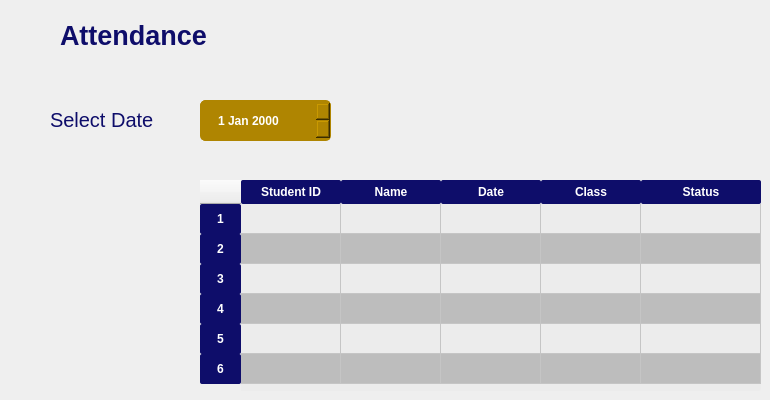
          <widget class="QWidget" name="page_4">
           <widget class="QLabel" name="label_26">
            <property name="geometry">
             <rect>
              <x>20</x>
              <y>20</y>
              <width>31</width>
              <height>31</height>
             </rect>
            </property>
            <property name="text">
             <string/>
            </property>
            <property name="pixmap">
             <pixmap resource="resources.qrc">:/Icons/calendar (1).png</pixmap>
            </property>
            <property name="scaledContents">
             <bool>true</bool>
            </property>
           </widget>
           <widget class="QLabel" name="label_27">
            <property name="geometry">
             <rect>
              <x>60</x>
              <y>10</y>
              <width>161</width>
              <height>51</height>
             </rect>
            </property>
            <property name="font">
             <font>
              <pointsize>20</pointsize>
              <weight>75</weight>
              <bold>true</bold>
             </font>
            </property>
            <property name="styleSheet">
             <string notr="true">color: rgb(14, 13, 106);</string>
            </property>
            <property name="text">
             <string>Attendance</string>
            </property>
           </widget>
           <widget class="QTableWidget" name="studentInfo_table_2">
            <property name="geometry">
             <rect>
              <x>200</x>
              <y>180</y>
              <width>561</width>
              <height>211</height>
             </rect>
            </property>
            <property name="sizePolicy">
             <sizepolicy hsizetype="Expanding" vsizetype="Expanding">
              <horstretch>0</horstretch>
              <verstretch>0</verstretch>
             </sizepolicy>
            </property>
            <property name="styleSheet">
             <string notr="true">QHeaderView::section{
	font-weight: bold;
	background-color: #0e0d6a;
	color: white;
	border: none;
	border-radius:2px;
	text-align: center;
	padding: 3px 15px
}

QTableWidget{
	alternate-background-color: #bdbdbd;
	border: none;
	background-color: #ececec;
	border-radius:2px;
	color: #0e0d6a;
	
/*width: 821 px;
height: 661 px;*/
}</string>
            </property>
            <property name="verticalScrollBarPolicy">
             <enum>Qt::ScrollBarAsNeeded</enum>
            </property>
            <property name="sizeAdjustPolicy">
             <enum>QAbstractScrollArea::AdjustIgnored</enum>
            </property>
            <property name="alternatingRowColors">
             <bool>true</bool>
            </property>
            <attribute name="horizontalHeaderDefaultSectionSize">
             <number>100</number>
            </attribute>
            <attribute name="horizontalHeaderStretchLastSection">
             <bool>true</bool>
            </attribute>
            <row>
             <property name="text">
              <string>1</string>
             </property>
             <property name="textAlignment">
              <set>AlignCenter</set>
             </property>
            </row>
            <row>
             <property name="text">
              <string>2</string>
             </property>
             <property name="textAlignment">
              <set>AlignCenter</set>
             </property>
            </row>
            <row>
             <property name="text">
              <string>3</string>
             </property>
             <property name="textAlignment">
              <set>AlignCenter</set>
             </property>
            </row>
            <row>
             <property name="text">
              <string>4</string>
             </property>
             <property name="textAlignment">
              <set>AlignCenter</set>
             </property>
            </row>
            <row>
             <property name="text">
              <string>5</string>
             </property>
             <property name="textAlignment">
              <set>AlignCenter</set>
             </property>
            </row>
            <row>
             <property name="text">
              <string>6</string>
             </property>
             <property name="textAlignment">
              <set>AlignCenter</set>
             </property>
            </row>
            <column>
             <property name="text">
              <string>Student ID</string>
             </property>
            </column>
            <column>
             <property name="text">
              <string>Name</string>
             </property>
             <property name="font">
              <font>
               <family>MS Shell Dlg 2</family>
              </font>
             </property>
            </column>
            <column>
             <property name="text">
              <string>Date</string>
             </property>
            </column>
            <column>
             <property name="text">
              <string>Class</string>
             </property>
            </column>
            <column>
             <property name="text">
              <string>Status</string>
             </property>
            </column>
           </widget>
           <widget class="QDateEdit" name="dateEdit">
            <property name="geometry">
             <rect>
              <x>200</x>
              <y>100</y>
              <width>131</width>
              <height>41</height>
             </rect>
            </property>
            <property name="styleSheet">
             <string notr="true">QDateEdit{
	border: 1px solid #af8501;
	border-radius: 5px;
	padding: 1px 18px 1px 3px;
	background-color: #af8501;
	color: #ffffff; 
	height: 30px;
	padding-left: 15px;
	font-weight: bold;
	font-size: 12px;
	/*selection-background-color: #0192ef;*/
}</string>
            </property>
           </widget>
           <widget class="QLabel" name="label_11">
            <property name="geometry">
             <rect>
              <x>50</x>
              <y>110</y>
              <width>121</width>
              <height>20</height>
             </rect>
            </property>
            <property name="font">
             <font>
              <pointsize>15</pointsize>
             </font>
            </property>
            <property name="styleSheet">
             <string notr="true">color: rgb(14, 13, 106);</string>
            </property>
            <property name="text">
             <string>Select Date</string>
            </property>
           </widget>
          </widget>
